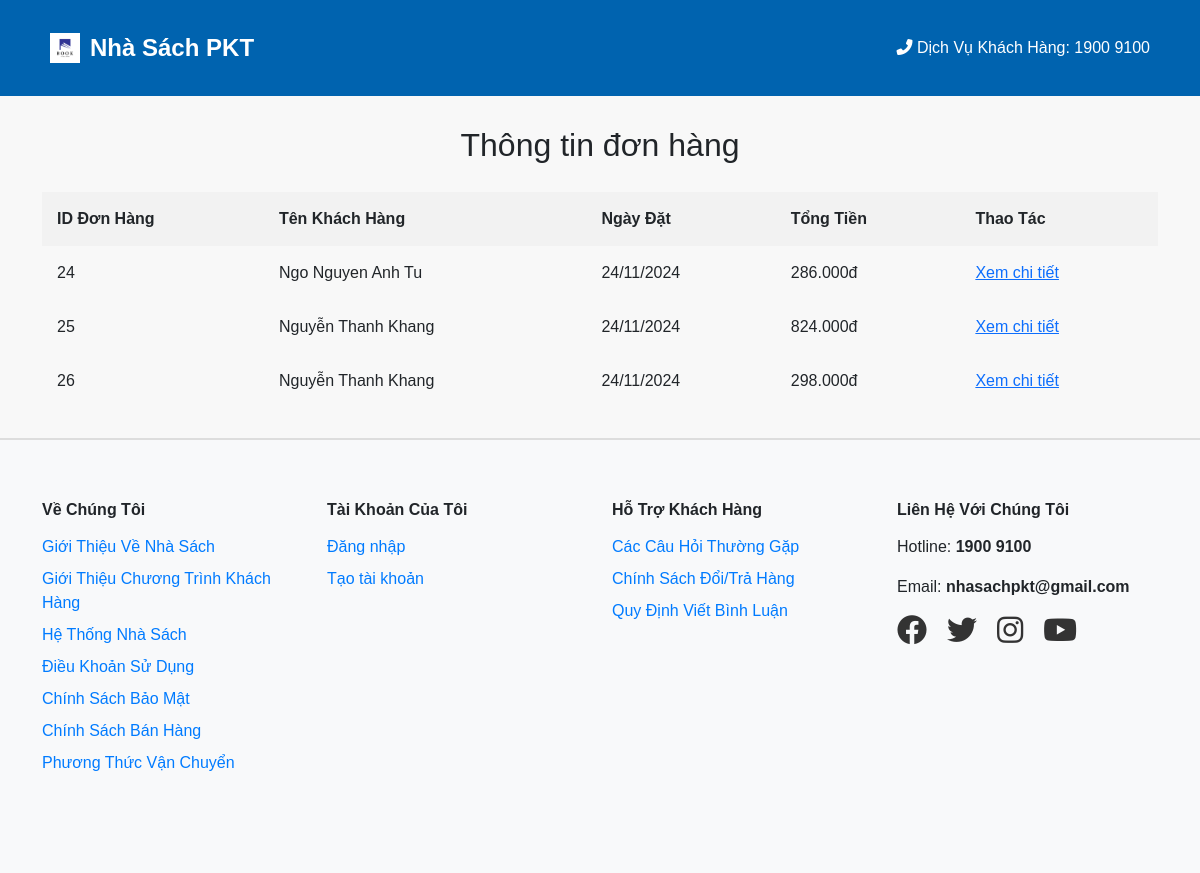
The app's page /donhang.php (signed in) with its own data.
### tables this page shows
CREATE TABLE `hoadon` (
  `mahoadon` int(8) NOT NULL,
  `hoten` varchar(50) NOT NULL,
  `diachi` varchar(200) NOT NULL,
  `sodienthoai` varchar(11) NOT NULL,
  `ngaydathang` datetime NOT NULL,
  `tongtien` decimal(18,0) NOT NULL,
  `makhachhang` int(8) NOT NULL,
  `maphuongthuc` int(8) NOT NULL
);

### donhang.php (the view, shortened to what this page needs)
<?php
$servername = "localhost";
$username = "root";
$password = "";
$dbname = "quanlynhasach";
$conn = new mysqli($servername, $username, $password, $dbname);
$mauser = $_SESSION['user'];
$sql = "SELECT hoadon.mahoadon, hoadon.hoten, hoadon.ngaydathang, hoadon.tongtien
        FROM hoadon
        JOIN khachhang ON hoadon.makhachhang = khachhang.makhachhang
        WHERE hoadon.makhachhang = ?";
$stmt = $conn->prepare($sql);
$stmt->bind_param("i", $mauser);
$stmt->execute();
$result = $stmt->get_result();
?>
<!DOCTYPE html>
<html lang="en">
<head>
</head>
<body>
<?php include 'header.php'; ?>
<div class="container">
    <h2>Thông tin đơn hàng</h2>
    <?php if ($result->num_rows > 0): ?>
    <table>
        <thead>
            <tr>
                <th>ID Đơn Hàng</th>
                <th>Tên Khách Hàng</th>
                <th>Ngày Đặt</th>
                <th>Tổng Tiền</th>
                <th>Thao Tác</th>
            </tr>
        </thead>
        <tbody>
            <?php while ($row = $result->fetch_assoc()): ?>
            <tr>
                <td><?= $row['mahoadon'] ?></td>
                <td><?= $row['hoten'] ?></td>
                <td><?= date('d/m/Y', strtotime($row['ngaydathang'])) ?></td>
                <td><?= number_format($row['tongtien'], 0, ',', '.') ?>đ</td>
                <td><a href="chitietdonhang.php?mahoadon=<?= $row['mahoadon'] ?>">Xem chi tiết</a></td>
            </tr>
            <?php endwhile; ?>
        </tbody>
    </table>
    <?php else: ?>
        <p>Hiện tại bạn chưa có đơn hàng nào.</p>
    <?php endif; ?>
</div>
<?php include 'footer.php'; ?>
</body>
</html>

### donhang.php (style rules this page uses)
* { margin: 0; padding: 0; box-sizing: border-box; }
body, html { font-family: Arial, sans-serif; background-color: #f9f9f9; }
.container { width: 80%; margin: 20px auto; }
h2 { text-align: center; padding-bottom: 20px; padding-top: 10px; }
table { width: 100%; border-collapse: collapse; margin-bottom: 30px; }
th, td { padding: 15px; border-bottom: 1px solid #ddd; }
th { background-color: #f2f2f2; font-weight: bold; }

### header.php (style rules this page uses)
body { font-family: Arial, sans-serif; margin: 0; padding: 0; background-color: #f8f8f8; }

### footer.php (style rules this page uses)
body { font-family: Arial, sans-serif; margin: 0; padding: 0; background-color: #f8f8f8; }

### records on screen
hoadon: mahoadon "24", hoten "Ngo Nguyen Anh Tu", ngaydathang "24/11/2024", tongtien "286.000"
hoadon: mahoadon "25", hoten "Nguyễn Thanh Khang", ngaydathang "24/11/2024", tongtien "824.000"
hoadon: mahoadon "26", hoten "Nguyễn Thanh Khang", ngaydathang "24/11/2024", tongtien "298.000"
